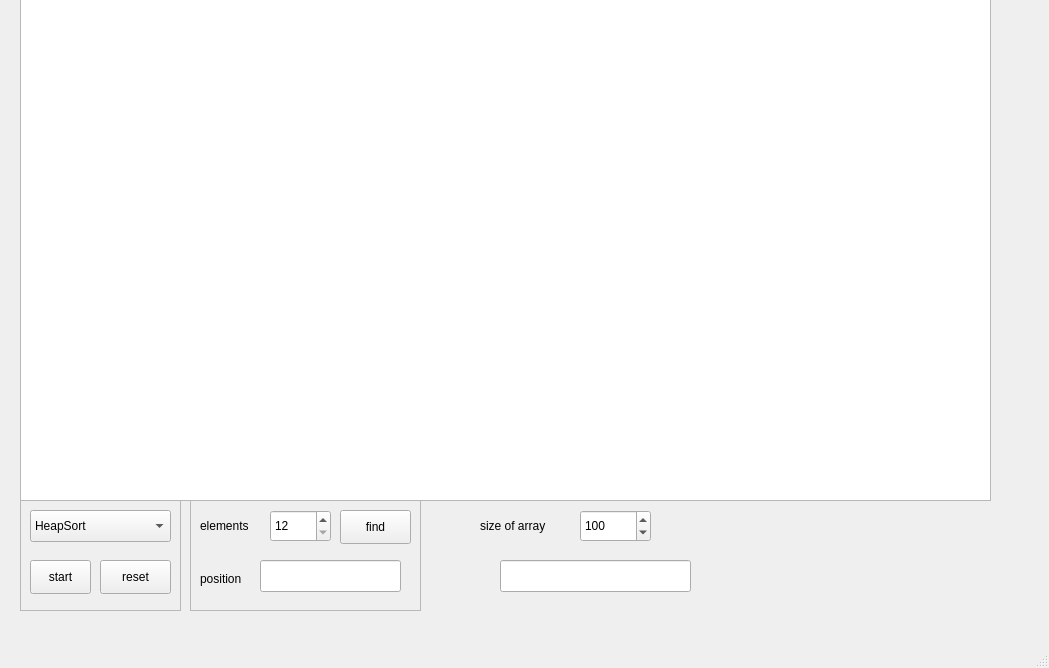
<?xml version="1.0" encoding="UTF-8"?>
<ui version="4.0">
 <class>MainWindow</class>
 <widget class="QMainWindow" name="MainWindow">
  <property name="geometry">
   <rect>
    <x>0</x>
    <y>0</y>
    <width>1049</width>
    <height>668</height>
   </rect>
  </property>
  <property name="windowTitle">
   <string>MainWindow</string>
  </property>
  <widget class="QWidget" name="centralwidget">
   <widget class="QGraphicsView" name="graphicsView">
    <property name="geometry">
     <rect>
      <x>20</x>
      <y>-10</y>
      <width>971</width>
      <height>511</height>
     </rect>
    </property>
   </widget>
   <widget class="QFrame" name="frame">
    <property name="geometry">
     <rect>
      <x>190</x>
      <y>500</y>
      <width>231</width>
      <height>111</height>
     </rect>
    </property>
    <property name="frameShape">
     <enum>QFrame::StyledPanel</enum>
    </property>
    <property name="frameShadow">
     <enum>QFrame::Raised</enum>
    </property>
    <widget class="QLabel" name="label">
     <property name="geometry">
      <rect>
       <x>10</x>
       <y>10</y>
       <width>61</width>
       <height>31</height>
      </rect>
     </property>
     <property name="text">
      <string>elements</string>
     </property>
    </widget>
    <widget class="QLabel" name="label_2">
     <property name="geometry">
      <rect>
       <x>10</x>
       <y>70</y>
       <width>58</width>
       <height>18</height>
      </rect>
     </property>
     <property name="text">
      <string>position</string>
     </property>
    </widget>
    <widget class="QSpinBox" name="spinBox">
     <property name="geometry">
      <rect>
       <x>80</x>
       <y>10</y>
       <width>61</width>
       <height>32</height>
      </rect>
     </property>
     <property name="minimum">
      <number>12</number>
     </property>
     <property name="maximum">
      <number>230</number>
     </property>
    </widget>
    <widget class="QLineEdit" name="lineEdit">
     <property name="geometry">
      <rect>
       <x>70</x>
       <y>60</y>
       <width>141</width>
       <height>32</height>
      </rect>
     </property>
    </widget>
    <widget class="QPushButton" name="find">
     <property name="geometry">
      <rect>
       <x>150</x>
       <y>10</y>
       <width>71</width>
       <height>34</height>
      </rect>
     </property>
     <property name="text">
      <string>find</string>
     </property>
    </widget>
   </widget>
   <widget class="QFrame" name="frame_2">
    <property name="geometry">
     <rect>
      <x>20</x>
      <y>500</y>
      <width>161</width>
      <height>111</height>
     </rect>
    </property>
    <property name="frameShape">
     <enum>QFrame::StyledPanel</enum>
    </property>
    <property name="frameShadow">
     <enum>QFrame::Raised</enum>
    </property>
    <widget class="QComboBox" name="comboBox">
     <property name="geometry">
      <rect>
       <x>10</x>
       <y>10</y>
       <width>141</width>
       <height>32</height>
      </rect>
     </property>
     <item>
      <property name="text">
       <string>HeapSort</string>
      </property>
     </item>
     <item>
      <property name="text">
       <string>QuickSort</string>
      </property>
     </item>
     <item>
      <property name="text">
       <string>MergeSort</string>
      </property>
     </item>
    </widget>
    <widget class="QPushButton" name="start">
     <property name="geometry">
      <rect>
       <x>10</x>
       <y>60</y>
       <width>61</width>
       <height>34</height>
      </rect>
     </property>
     <property name="text">
      <string>start</string>
     </property>
    </widget>
    <widget class="QPushButton" name="reset">
     <property name="geometry">
      <rect>
       <x>80</x>
       <y>60</y>
       <width>71</width>
       <height>34</height>
      </rect>
     </property>
     <property name="text">
      <string>reset</string>
     </property>
    </widget>
   </widget>
   <widget class="QSpinBox" name="arraysize">
    <property name="geometry">
     <rect>
      <x>580</x>
      <y>510</y>
      <width>71</width>
      <height>32</height>
     </rect>
    </property>
    <property name="maximum">
     <number>200</number>
    </property>
    <property name="value">
     <number>100</number>
    </property>
   </widget>
   <widget class="QLabel" name="label_3">
    <property name="geometry">
     <rect>
      <x>480</x>
      <y>510</y>
      <width>81</width>
      <height>31</height>
     </rect>
    </property>
    <property name="text">
     <string>size of array</string>
    </property>
   </widget>
   <widget class="QLineEdit" name="lineEdit_2">
    <property name="geometry">
     <rect>
      <x>500</x>
      <y>560</y>
      <width>191</width>
      <height>32</height>
     </rect>
    </property>
   </widget>
  </widget>
  <widget class="QMenuBar" name="menubar">
   <property name="geometry">
    <rect>
     <x>0</x>
     <y>0</y>
     <width>1049</width>
     <height>30</height>
    </rect>
   </property>
  </widget>
  <widget class="QStatusBar" name="statusbar"/>
 </widget>
 <resources/>
 <connections/>
</ui>
